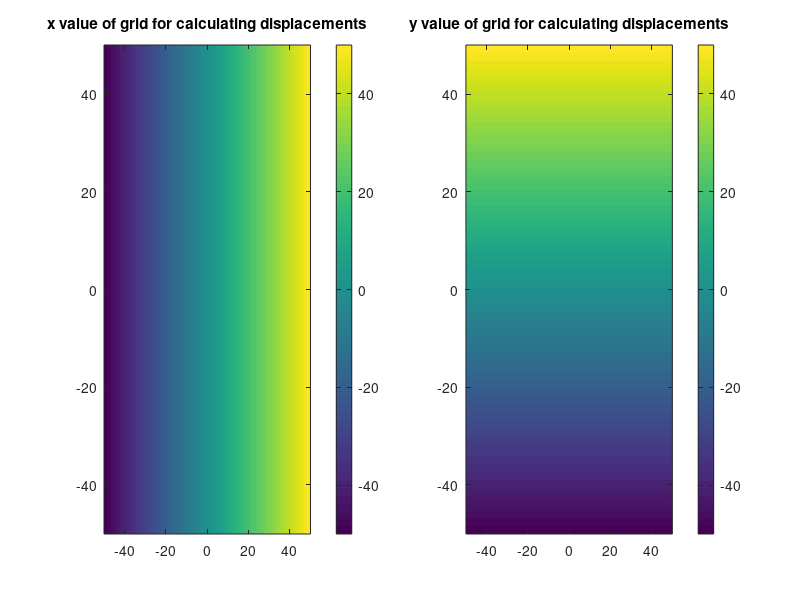

The MATLAB source for this figure: (Note: this script raises an error after producing the figure.)
clear

%
% Make an okada model of displacement due to 
% disolocation on a plane embeded within an
% elastic halfspace, and calculate the modeled
% line-of-sight displacement for comparison 
% with unwrapped interferograms
%

%
% Define the grid of points where we'll sample the displacement field
% (units of km from center of dislocation at 0,0)
%
  xmodel=[-50:.1:50];
  ymodel=[-50:.1:50];
  [xmesh,ymesh]=meshgrid(xmodel,ymodel);

  % check that the grids have the x and y values, and that they're not backward
  figure(1),clf,
  subplot(121),imagesc(xmodel,ymodel,xmesh),axis xy,colorbar,title('x value of grid for calculating displacements')
  subplot(122),imagesc(xmodel,ymodel,ymesh),axis xy,colorbar,title('y value of grid for calculating displacements')

%
% Define the paramaters we'll use for our model
%
  % points to sample the surface displacement
  E=xmesh;
  N=ymesh;

  % fault/plane orientation info
  STRIKE=315; % degrees east of north
  DIP=35;     % degress down from horizontal

  % fault/plane dimensions and location
  DEPTH=3;    % center of plane, km below the surface
  LENGTH=70;  % along strike length, km
  WIDTH=5;    % along dip width, km

  % amount and direction of motion on fault/plane
  RAKE=90;    % direction of in-plane hanging wall motion, in deg CCW from strike
  SLIP=7;     % how much in-plane slip (m)
  OPEN=0.1;   % how much opening or closing of the plane (m)

%
% Use the Okada solutions to determine expected surface displacement
%  in East, North, and Vertical directions (m)
% Plot the displacements
%   Note: csym is a Karen subroutine that makes the colorscale symmetric
%
  [uE,uN,uZ] = okada85(E,N,DEPTH,STRIKE,DIP,LENGTH,WIDTH,RAKE,SLIP,OPEN);

  figure(2),clf
  subplot(131),imagesc(xmodel,ymodel,uE),axis xy,colorbar,csym,title('modeled east (m)')
  subplot(132),imagesc(xmodel,ymodel,uN),axis xy,colorbar,csym,title('modeled north (m)')
  subplot(133),imagesc(xmodel,ymodel,uZ),axis xy,colorbar,csym,title('modeled vertical (m)')
  colormap(jet)

%
% Resolve displacements from East/North/Vertical directions into 
% line-of-sight direction.
%  - Note: actual radar geometry varies a bit across the scene,
%    but using a single number is close enough for our purposes.
%
  % define radar geometry
  IncAngle=39;   % degrees from vertical - ranges from 32 - 46, so this is a good average number
  HeadAngle=-10; % degrees from north - ascending flight direction, in deg E of N
  % HeadAngle=-170; % degrees from north - descending flight direction, in deg E of N

  % unit vector components for the line-of-sight direction
  %  - careful to choose whether you want satellite to ground,
  %    or ground to satellite (just a sign change)
  %

  % % vector components for line-of-sight range change (point from satellite to ground)
  % px=sind(IncAngle)*cosd(HeadAngle);
  % py=-sind(IncAngle)*sind(HeadAngle);
  % pz=-cosd(IncAngle);

  % vector components for line-of-sight surface displacement (point from ground to satellite)
  px=-sind(IncAngle)*cosd(HeadAngle);
  py=sind(IncAngle)*sind(HeadAngle);
  pz=cosd(IncAngle);

  % displacement in LOS direction is dot product of 3D displacement with LOS unit vector
  uLOS=uE*px+uN*py+uZ*pz;

  % Just for fun (and learning/demonstration), convert the predicted displacement back to wrapped phase
  wavelength=0.05546576;
  uphase=mod(uLOS/wavelength*4*pi,2*pi);

  figure(3),clf
  subplot(121),imagesc(xmodel,ymodel,uLOS),axis xy,colorbar,csym,title('modeled line of sight displacement (m)')
  subplot(122),imagesc(xmodel,ymodel,uphase),axis xy,colorbar,title('modeled wrapped phase')
  colormap(jet)

